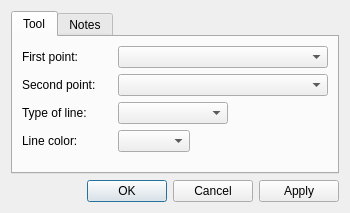
<?xml version="1.0" encoding="UTF-8"?>
<ui version="4.0">
 <class>DialogLine</class>
 <widget class="QDialog" name="DialogLine">
  <property name="windowModality">
   <enum>Qt::ApplicationModal</enum>
  </property>
  <property name="geometry">
   <rect>
    <x>0</x>
    <y>0</y>
    <width>350</width>
    <height>213</height>
   </rect>
  </property>
  <property name="windowTitle">
   <string>Line between points</string>
  </property>
  <property name="windowIcon">
   <iconset resource="../../../vmisc/share/resources/icon.qrc">
    <normaloff>:/icon/64x64/icon64x64.png</normaloff>:/icon/64x64/icon64x64.png</iconset>
  </property>
  <property name="locale">
   <locale language="English" country="UnitedStates"/>
  </property>
  <property name="modal">
   <bool>true</bool>
  </property>
  <layout class="QVBoxLayout" name="verticalLayout">
   <item>
    <widget class="QTabWidget" name="tabWidget">
     <property name="currentIndex">
      <number>0</number>
     </property>
     <widget class="QWidget" name="tab">
      <attribute name="title">
       <string>Tool</string>
      </attribute>
      <layout class="QFormLayout" name="formLayout">
       <property name="fieldGrowthPolicy">
        <enum>QFormLayout::ExpandingFieldsGrow</enum>
       </property>
       <item row="0" column="0">
        <widget class="QLabel" name="labelFirstPoint">
         <property name="minimumSize">
          <size>
           <width>90</width>
           <height>0</height>
          </size>
         </property>
         <property name="text">
          <string>First point:</string>
         </property>
        </widget>
       </item>
       <item row="0" column="1">
        <widget class="QComboBox" name="comboBoxFirstPoint">
         <property name="sizePolicy">
          <sizepolicy hsizetype="Expanding" vsizetype="Fixed">
           <horstretch>0</horstretch>
           <verstretch>0</verstretch>
          </sizepolicy>
         </property>
         <property name="minimumSize">
          <size>
           <width>0</width>
           <height>0</height>
          </size>
         </property>
        </widget>
       </item>
       <item row="1" column="0">
        <widget class="QLabel" name="labelSecondPoint">
         <property name="minimumSize">
          <size>
           <width>90</width>
           <height>0</height>
          </size>
         </property>
         <property name="text">
          <string>Second point:</string>
         </property>
        </widget>
       </item>
       <item row="1" column="1">
        <widget class="QComboBox" name="comboBoxSecondPoint">
         <property name="sizePolicy">
          <sizepolicy hsizetype="Expanding" vsizetype="Fixed">
           <horstretch>0</horstretch>
           <verstretch>0</verstretch>
          </sizepolicy>
         </property>
         <property name="minimumSize">
          <size>
           <width>0</width>
           <height>0</height>
          </size>
         </property>
        </widget>
       </item>
       <item row="2" column="0">
        <widget class="QLabel" name="label_7">
         <property name="minimumSize">
          <size>
           <width>90</width>
           <height>0</height>
          </size>
         </property>
         <property name="text">
          <string>Type of line:</string>
         </property>
        </widget>
       </item>
       <item row="2" column="1">
        <widget class="QComboBox" name="comboBoxLineType">
         <property name="sizePolicy">
          <sizepolicy hsizetype="Expanding" vsizetype="Fixed">
           <horstretch>0</horstretch>
           <verstretch>0</verstretch>
          </sizepolicy>
         </property>
         <property name="minimumSize">
          <size>
           <width>80</width>
           <height>0</height>
          </size>
         </property>
         <property name="maximumSize">
          <size>
           <width>110</width>
           <height>16777215</height>
          </size>
         </property>
         <property name="iconSize">
          <size>
           <width>80</width>
           <height>14</height>
          </size>
         </property>
        </widget>
       </item>
       <item row="3" column="0">
        <widget class="QLabel" name="label">
         <property name="text">
          <string>Line color:</string>
         </property>
        </widget>
       </item>
       <item row="3" column="1">
        <widget class="QComboBox" name="comboBoxLineColor"/>
       </item>
      </layout>
     </widget>
     <widget class="QWidget" name="tab_2">
      <attribute name="title">
       <string>Notes</string>
      </attribute>
      <layout class="QVBoxLayout" name="verticalLayout_2">
       <item>
        <widget class="QPlainTextEdit" name="plainTextEditToolNotes"/>
       </item>
      </layout>
     </widget>
    </widget>
   </item>
   <item>
    <widget class="QDialogButtonBox" name="buttonBox">
     <property name="orientation">
      <enum>Qt::Horizontal</enum>
     </property>
     <property name="standardButtons">
      <set>QDialogButtonBox::Apply|QDialogButtonBox::Cancel|QDialogButtonBox::Ok</set>
     </property>
    </widget>
   </item>
  </layout>
 </widget>
 <tabstops>
  <tabstop>buttonBox</tabstop>
 </tabstops>
 <resources>
  <include location="../../../vmisc/share/resources/icon.qrc"/>
 </resources>
 <connections>
  <connection>
   <sender>buttonBox</sender>
   <signal>accepted()</signal>
   <receiver>DialogLine</receiver>
   <slot>accept()</slot>
   <hints>
    <hint type="sourcelabel">
     <x>248</x>
     <y>254</y>
    </hint>
    <hint type="destinationlabel">
     <x>157</x>
     <y>274</y>
    </hint>
   </hints>
  </connection>
  <connection>
   <sender>buttonBox</sender>
   <signal>rejected()</signal>
   <receiver>DialogLine</receiver>
   <slot>reject()</slot>
   <hints>
    <hint type="sourcelabel">
     <x>316</x>
     <y>260</y>
    </hint>
    <hint type="destinationlabel">
     <x>286</x>
     <y>274</y>
    </hint>
   </hints>
  </connection>
 </connections>
</ui>
